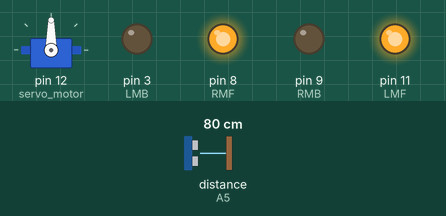
Simulated run of this sketch. Board: Arduino Uno, built with avr-gcc and run on an emulated ATmega328P. Shown: servo, output pins drawn as LEDs (lit = HIGH). The test bench sets the inputs (shaded band); at power-on: distance to the obstacle (sensor on A5) 80 cm. The echo pulse lasts 58.3 µs per cm.

Above: at 3.9 s.
4.0 s: distance to the obstacle (sensor on A5) set to 23 cm
5.5 s: distance to the obstacle (sensor on A5) set to 19 cm
At 7.1 s:
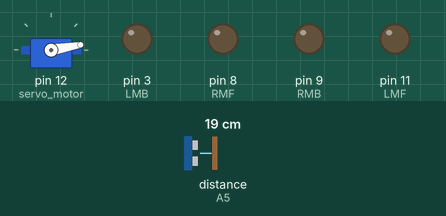
11.5 s: distance to the obstacle (sensor on A5) set to 35 cm
At 12.5 s:
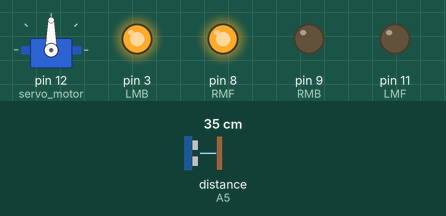
14.1 s: distance to the obstacle (sensor on A5) set to 2 cm
At 16.7 s:
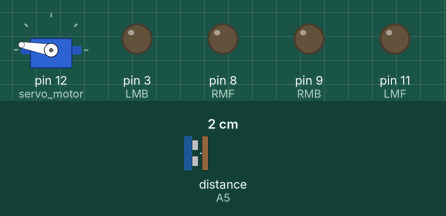
Timing chart, 0 to 18.1 s (numbered marks = the images above; inputs shaded):
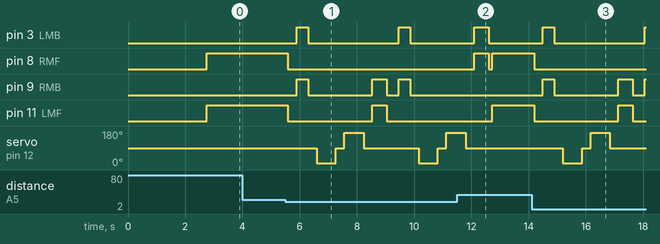

The sketch:

sketch_final_avoid_obsacle_robot.ino.ino
```cpp
#include <Servo.h>
#include <NewPing.h>

//motor drivers pins
const int LMF = 11; //LEFT MOTOR FORWARD IN4 5
const int LMB = 3; // LEFT MOTOr BACKWARD IN3 4
const int RMF = 8; // right motor forward in2 3
const int RMB = 9; // right motor backward in1 2


//sensors pins
#define trig_pin A2
#define echo_pin A5

#define maximum_distance 200
boolean goesForward = false;
int distance = 100;


NewPing sonar(trig_pin, echo_pin, maximum_distance);
Servo servo_motor;

void setup()
{
  pinMode(RMF, OUTPUT);
  pinMode(LMF, OUTPUT);
  pinMode(LMB, OUTPUT);
  pinMode(RMB, OUTPUT);

  servo_motor.attach(12);

  servo_motor.write(90);
  delay(2000);
  distance = readPing();
  delay(100);
  distance = readPing();
  delay(100);
  distance = readPing();
  delay(100);
  distance = readPing();
  delay(100);

}

void loop()
{
  int distanceRight = 0;
  int distanceLeft = 0;
  delay(50);

  if(distance <= 20)
  {
    moveStop();
    delay(300);
    moveBackward();
    delay(400);
    moveStop();
    delay(300);
    distanceRight = lookRight();
    delay(300);
    distanceLeft = lookLeft();
    delay(300);

    if (distance >= distanceLeft)
    {
      turnRight();
      moveStop();
    }
    else
    {
      turnLeft();
      moveStop();
    }
  }
  else
  {
    moveForward();
  }

  distance = readPing();
}

int lookRight()
{
  servo_motor.write(10);
  delay(500);
  int distance = readPing();
  delay(100);
  servo_motor.write(90);
  return distance;
}

int lookLeft()
{
  servo_motor.write(170);
  delay(500);
  int distance = readPing();
  delay(100);
  servo_motor.write(90);
  return distance;
  delay(100);
}

int readPing()
{
  delay(70);
  int cm = sonar.ping_cm();
  if(cm==0)
  {
    cm=250;
  }
  return cm;
}

void moveStop()
{
  digitalWrite(RMF, LOW);
  digitalWrite(LMF, LOW);
  digitalWrite(RMB, LOW);
  digitalWrite(LMB, LOW);
}

void moveForward()
{
  if(!goesForward)
  {
    goesForward=true;

    digitalWrite(LMF, HIGH);
    digitalWrite(RMF, HIGH);

    digitalWrite(LMB, LOW);
    digitalWrite(RMB, LOW);
  }
}

void moveBackward()
{
  goesForward=false;

  digitalWrite(LMB, HIGH);
  digitalWrite(RMB, HIGH);

  digitalWrite(LMF, LOW);
  digitalWrite(RMF, LOW);

}

void turnRight()
{
  digitalWrite(LMF, HIGH);
  digitalWrite(RMB, HIGH);

  digitalWrite(LMB, LOW);
  digitalWrite(RMF, LOW);

  delay(500);

  digitalWrite(LMF, HIGH);
  digitalWrite(RMF, HIGH);

  digitalWrite(LMB, LOW);
  digitalWrite(RMB, LOW);

}

void turnLeft()
{
  digitalWrite(LMB, HIGH);
  digitalWrite(RMF, HIGH);

  digitalWrite(LMF, LOW);
  digitalWrite(RMB, LOW);

  delay(500);

  digitalWrite(LMF, HIGH);
  digitalWrite(RMF, HIGH);

  digitalWrite(LMB, LOW);
  digitalWrite(RMB, LOW);
}
```

Measured:
- the behaviour switches between 21 and 20 cm on distance to the obstacle (sensor on A5) (found by bisection; images 0 and 1)
- after the input at 4.0 s, every drawn part: stays the same
- after the input at 5.5 s, pin 3 (LMB): alternates HIGH for 0.40 s and LOW for 3.2 s, starting after 0.39 s; pin 8 (RMF): HIGH → LOW after 0.09 s
- after the input at 11.5 s, pin 8 (RMF): LOW → HIGH after 0.60 s, → LOW 0.50 s later, → HIGH 0.12 s later; pin 9 (RMB): stops changing and stays LOW; servo on pin 12 (servo_motor): goes on until 11.8 s, then stays 90°
- after the input at 14.1 s, pin 3 (LMB): LOW → HIGH after 0.39 s, → LOW 0.40 s later, → HIGH 3.2 s later; pin 8 (RMF): HIGH → LOW after 0.09 s
